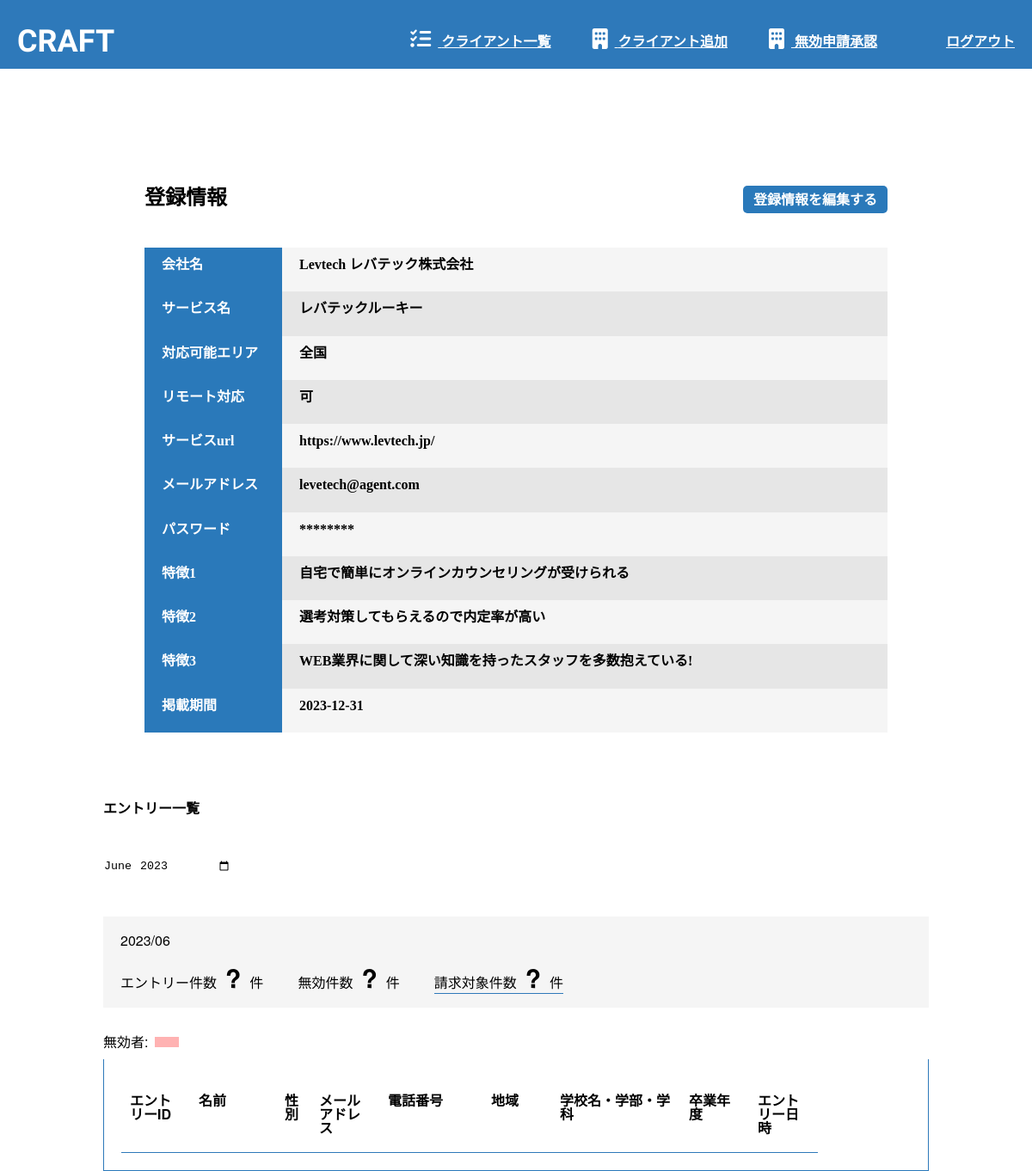
The page /admin/client/index.php?id=1 (signed in) on the database its author committed.
### tables this page shows
CREATE TABLE clients(
    id INT AUTO_INCREMENT PRIMARY KEY,
    company_name VARCHAR(255) NOT NULL,
    service_name VARCHAR(255) NOT NULL,
    remote_available TINYINT(1) NOT NULL,
    service_url VARCHAR(2048) NOT NULL,
    email VARCHAR(255) NOT NULL UNIQUE,
    feature1 VARCHAR(255) NOT NULL,
    feature2 VARCHAR(255),
    feature3 VARCHAR(255),
    service_image VARCHAR(255) NOT NULL,
    post_period DATE NOT NULL,
    password VARCHAR(255) NOT NULL,
    area_id INT NOT NULL,
    FOREIGN KEY(area_id) REFERENCES areas(id)
) CHARSET = utf8;

CREATE TABLE areas(
    id INT AUTO_INCREMENT PRIMARY KEY,
    name VARCHAR(255) NOT NULL
) CHARSET = utf8;

### src/admin/client/index.php (the view, shortened to what this page needs)
<?php
require('../../db/pdo.php');
if(isset($_GET['id'])) {
  $login_user_id = $_GET['id'];
} else {
  header('Location: ../index.php');
}
if(isset($_GET['month'])) {
  $selected_month = $_GET['month'];
} else {
  $selected_month = date('Y-m');
}
$agent_data = $dbh->prepare('SELECT * FROM clients WHERE id=?');
$agent_data->execute(array($login_user_id));
$agent_data = $agent_data->fetch();
$area_id = $agent_data['area_id'];
$area_name = $dbh->prepare('SELECT name FROM areas WHERE id=?');
$area_name->execute(array($area_id));
$area_name = $area_name->fetch();
?>
<!DOCTYPE html>
<html lang="ja">
<head>
  <link rel="stylesheet" href="../../assets/styles/reset.css"></head>
  <link rel="stylesheet" href="../../assets/styles/common.css"></head>
  <link rel="stylesheet" href="../../assets/styles/admin/style.css">
</head>
<body>
  <?php include('../../components/admin/header.php') ?>
  <section class="entry-info-hero">
    <div class="hero-top detail-head">
      <p class="hero-text-left">登録情報</p>
      <div class="hero-textbox">
        <a href="./edit.php?id=<?= $login_user_id ?>" class="hero-text-right">登録情報を編集する</a>
      </div>
    </div>
    <table  class="all-entries-info-table">
      <tr>
        <th class="table-th">会社名</th>
        <th class="th-odd"><?= $agent_data['company_name'] ?></th>
      </tr>
      <tr>
        <th class="table-th">サービス名</th>
        <th class="th-even"><?= $agent_data['service_name'] ?></th>
      </tr>
      <tr>
        <th class="table-th">対応可能エリア</th>
        <th class="th-odd"><?= $area_name['name'] ?></th>
      </tr>
      <tr>
        <th class="table-th">リモート対応</th>
        <th class="th-even"><?= $agent_data['remote_available'] == 1 ? '可' : '不可' ?></th>
      </tr>
      <tr>
        <th class="table-th">サービスurl</th>
        <th class="th-odd"><?= $agent_data['service_url'] ?></th>
      </tr>
      <tr>
        <th class="table-th">メールアドレス</th>
        <th class="th-even"><?= $agent_data['email'] ?></th>
      </tr>
      <tr>
        <th class="table-th">パスワード</th>
        <th class="th-odd">********</th>
      </tr>
      <tr>
        <th class="table-th">特徴1</th>
        <th class="th-even"><?= $agent_data['feature1'] ?></th>
      </tr>
      <tr>
        <th class="table-th">特徴2</th>
        <th class="th-odd"><?= $agent_data['feature2'] ?></th>
      </tr>
      <tr>
        <th class="table-th">特徴3</th>
        <th class="th-even"><?= $agent_data['feature3'] ?></th>
      </tr>
      <tr>
        <th class="table-th">掲載期間</th>
        <th class="th-odd"><?= $agent_data['post_period'] ?></th>
      </tr>
    </table>
  </section>
  <section class="entries">
  <div class="entries-header">
    <div class="entries-header-title">
      <h2>エントリー一覧</h2>
    </div>
    <div class="entries-header-month">
      <form method="GET">
        <input type="month" name="month" id="input-of-month"
        value="<?= $selected_month ?>">
      </form>
    </div>
    <div class="entries-header-num">
      <p><?= str_replace('-', '/', $selected_month) ?></p>
      <div class="entries-header-num-bottom">
        <div class="entries-header-nums">
          <p>エントリー件数<span id="entry-count">?</span>件</p>
          <p>無効件数<span id="invalid-count">?</span>件</p>
          <p class="billable-count">請求対象件数<span id="billable-count">?</span>件</p>
        </div>
      </div>
    </div>
  </div>
  <div class="not-active-label">無効者:</div>
  <div class="entries-tablebox">
    <table class="entries-table" id="entry-list-table">
      <tr>
        <th class="entries-table-id">エントリーID</th>
        <th class="entries-table-name">名前</th>
        <th class="entries-table-sex">性別</th>
        <th class="entries-table-mail">メールアドレス</th>
        <th class="entries-table-tel">電話番号</th>
        <th class="entries-table-prefecture">地域</th>
        <th class="entries-table-university">学校名・学部・学科</th>
        <th class="entries-table-graduation">卒業年度</th>
        <th class="entries-table-date">エントリー日時</th>
      </tr>
    </table>
  </div>
</section>
</body>
</html>

### src/components/admin/header.php (shortened to what this page needs)
<header class="header">
    <div class="header-logo">
      <h1 class="CRAFT-text">CRAFT</h1>
    </div>
    <div class="header-logo-right">
      <div class="header-i-center">
        <a  class="header-logo-text" href="../../admin/">
          <i class="fa-solid fa-list-check"></i>
          クライアント一覧</a>
          <a class="header-logo-text" href="../../admin/client/create.php">
            <i class="fa-solid fa-building"></i>
          クライアント追加</a>
          <a class="header-logo-text" href="../../admin/invalid-application">
            <i class="fa-solid fa-building"></i>
          無効申請承認</a>
      </div>
      <a class="header-logo-text header-only-text" href="../../services/admin/logout.php">ログアウト</a>
    </div>
  </header>

### src/assets/styles/common.css (style rules this page uses)
* { -ms-box-sizing: border-box; -moz-box-sizing: border-box; -webkit-box-sizing: border-box; box-sizing: border-box; margin: 0; padding: 0; border: 0; }
html, body { position: relative; width: 100%; height: 100%; }
body { font-family: 'Eczar', 'Noto Sans JP', "Helvetica Neue", Arial, "Hiragino Kaku Gothic ProN", "Hiragino Sans", Meiryo, sans-serif, serif; }
a, button, input { cursor: pointer; }

### src/assets/styles/admin/style.css (style rules this page uses)
body { font-family: 'Noto Sans JP', "Helvetica Neue", Arial, "Hiragino Kaku Gothic ProN", "Hiragino Sans", Meiryo, sans-serif, serif; }
.header { width: 100%; height: 80px; background-color: #2E79BA; display: flex; justify-content: space-between; }
.CRAFT-text { font-family: 'Eczar'; width: 120px; height: 64px; font-size: 36px; color: #FFFFFF; }
.header-logo { display: flex; gap: 20px; height: 50px; padding-left: 20px; padding-top: 30px; }
.header-logo-right { display: flex; padding-top: 33px; gap: 80px; padding-right: 20px; }
.header-i-center { display: flex; gap: 48px; }
.fa-solid { font-size: 1.5em; padding-right: 8px; }
.header-only-text { padding-top: 8px; }
.header-logo-text { color: #FFFFFF; font-weight: 700; font-family: 'Eczar'; }
.entries { background-color:#fff; max-width: 1000px; width: 100%; margin: 80px auto 0; padding: 0 20px; }
.entries-header-title { display: flex; justify-content: space-between; margin-bottom: 50px; }
.entries-header-num { background-color: #F5F5F5; margin-top: 50px; padding: 20px; }
.entries-header-num-bottom { display: flex; padding-top: 20px; align-items: center; gap: 20px; }
.entries-header-num-bottom span { margin: 0 10px; }
.entries-header-nums { display: flex; gap: 40px; }
.billable-count { position: relative; }
.billable-count::after { content: ""; display: inline-block; position: absolute; bottom: -4px; left: 0; width: 100%; height: 1px; background-color: #2E79BA; }
.entries-header-num-bottom span { font-weight: bold; font-size: 30px; }
.entries-tablebox { background-color:#fff; margin-top: 12px; padding: 20px; border-left: solid 1px #2E79BA; border-right: solid 1px #2E79BA; border-bottom: solid 1px #2A79BA; }
.entries-table { padding: 10px 10px; }
.entries-table th { padding: 20px 10px; text-align: left; border-bottom: solid 1px #2E79BA; }
th.entries-table-name { width: 100px; }
th.entries-table-sex { width: 40px; }
th.entries-table-mail { width: 80px; }
th.entries-table-tel { width: 120px; }
th.entries-table-prefecture { width: 80px; }
th.entries-table-university { width: 150px; }
th.entries-table-graduation { width: 80px; }
th.entries-table-date { width: 80px; }
th.entries-table-id { width: 80px; }
.not-active-label { margin-top: 32px; }
.not-active-label::after { content: ""; display: inline-block; margin-left: 8px; width: 28px; height: 12px; background-color: rgba(255, 3, 3, 0.3); }
.entry-info-hero { width: 100%; }
.hero-top { padding-top: 136px; display: flex; justify-content: space-between; }
.detail-head { margin: 0 auto; width: 864px; }
.hero-text-left { font-weight: bold; font-size: 24px; }
.hero-textbox { padding: 8px 12px; background-color: #2A79BA; border-radius: 5px; }
.hero-text-right { font-weight: 700; color: #FFFFFF; font-size: 16px; text-align: center; text-decoration: none; }
.all-entries-info-table { width: 864px; height: 564px; margin: 0 auto; margin-top: 40px; font-family: 'Noto Sans JP'; }
.table-th { width: 160px; height: 36px; background-color: #2A79BA; color: #FFFFFF; text-align: left; padding-left: 20px; padding-top: 12px; }
.th-odd { background-color: #F5F5F5; text-align: left; padding-left: 20px; }
.th-even { background-color: #E6E6E6; text-align: left; padding-left: 20px; }

### rows shown on the page
clients: company_name "Levtech レバテック株式会社", service_name "レバテックルーキー", service_url "https://www.levtech.jp/", email "levetech@agent.com", feature1 "自宅で簡単にオンラインカウンセリングが受けられる", feature2 "選考対策してもらえるので内定率が高い", feature3 "WEB業界に関して深い知識を持ったスタッフを多数抱えている!", post_period "2023-12-31"
areas: name "全国"

### other values the page prints
str_replace('-', '/', $selected_month) "2023/06"
